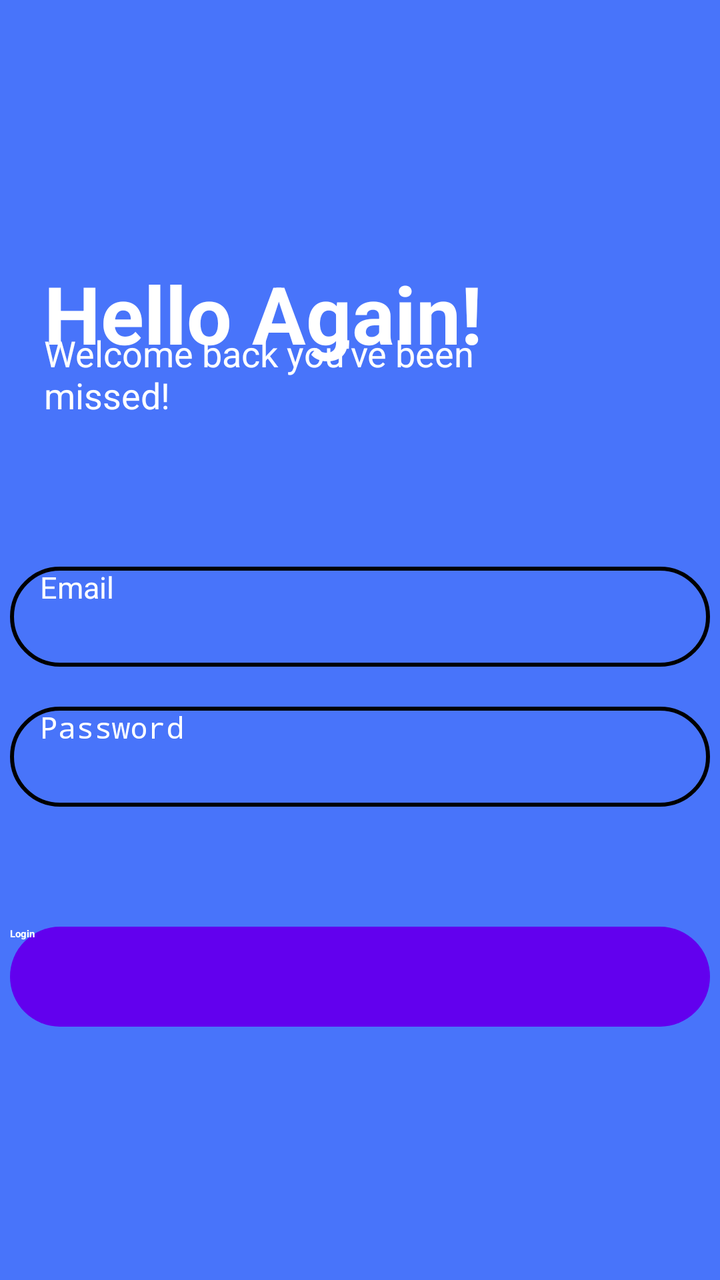
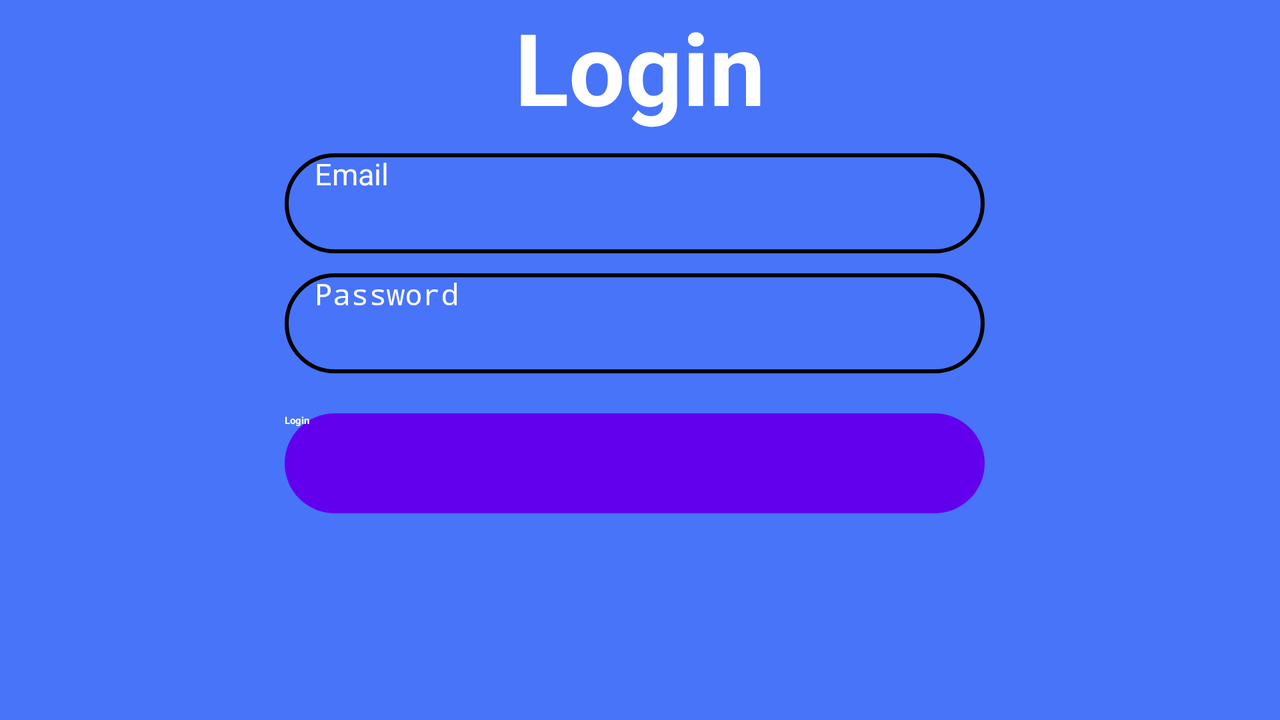

An Android layout and its configuration variant, each rendered on a device that would load it. The default file and the variant file are quoted in full after the pictures.
<!-- AndroidManifest.xml: application theme Theme.MyApplication -->
<!-- res/layout/activity_main.xml -->
<?xml version="1.0" encoding="utf-8"?>
<androidx.constraintlayout.widget.ConstraintLayout xmlns:android="http://schemas.android.com/apk/res/android"
    xmlns:app="http://schemas.android.com/apk/res-auto"
    xmlns:tools="http://schemas.android.com/tools"
    android:layout_width="match_parent"
    android:layout_height="match_parent"
    android:background="#4874FA"
    tools:context=".MainActivity">


    <TextView
        android:id="@+id/textView"
        android:layout_width="wrap_content"
        android:layout_height="wrap_content"
        android:layout_marginTop="130dp"
        android:text="Hello Again!"
        android:textColor="#FFFFFF"
        android:textSize="40sp"
        android:textStyle="bold"
        app:layout_constraintBottom_toBottomOf="parent"
        app:layout_constraintHorizontal_bias="0.156"
        app:layout_constraintLeft_toLeftOf="parent"
        app:layout_constraintRight_toRightOf="parent"
        app:layout_constraintTop_toTopOf="parent"
        app:layout_constraintVertical_bias="0.0" />

    <TextView
        android:id="@+id/textView2"
        android:layout_width="219dp"
        android:layout_height="45dp"
        android:text="Welcome back you've been missed!"
        android:textColor="@color/white"
        android:textSize="18sp"
        app:layout_constraintBottom_toBottomOf="parent"
        app:layout_constraintEnd_toEndOf="parent"
        app:layout_constraintHorizontal_bias="0.156"
        app:layout_constraintStart_toStartOf="parent"
        app:layout_constraintTop_toTopOf="parent"
        app:layout_constraintVertical_bias="0.276" />

    <EditText
        android:id="@+id/etPassword"
        android:layout_width="350dp"
        android:layout_height="50dp"
        android:layout_marginTop="20dp"
        android:background="@drawable/edit_text_bg"
        android:ems="10"
        android:hint="@string/password"
        android:importantForAutofill="no"
        android:inputType="textPassword"
        android:paddingStart="15dp"
        android:paddingEnd="15dp"
        android:textColor="#FFFFFF"
        android:textColorHint="@color/white"
        android:textSize="15sp"
        app:layout_constraintEnd_toEndOf="@+id/etEmail"
        app:layout_constraintHorizontal_bias="0"
        app:layout_constraintStart_toStartOf="@+id/etEmail"
        app:layout_constraintTop_toBottomOf="@+id/etEmail" />

    <EditText
        android:id="@+id/etEmail"
        android:layout_width="350dp"
        android:layout_height="50dp"
        android:layout_marginTop="100dp"
        android:autofillHints="your hint is here"
        android:background="@drawable/edit_text_bg"
        android:ems="10"
        android:hint="@string/email"
        android:inputType="textShortMessage|textPersonName|textEmailAddress"
        android:paddingStart="15dp"
        android:paddingEnd="15dp"
        android:textColor="#FFFFFF"
        android:textColorHint="@color/white"
        android:textSize="15sp"
        app:layout_constraintEnd_toEndOf="parent"
        app:layout_constraintHorizontal_bias="0.491"
        app:layout_constraintStart_toStartOf="parent"
        app:layout_constraintTop_toBottomOf="@+id/textView" />

    <ProgressBar
        android:id="@+id/Progressbar"
        android:layout_width="wrap_content"
        android:layout_height="wrap_content"
        android:layout_centerInParent="true"
        android:background="@drawable/progressbar_bg"
        android:elevation="5dp"
        android:padding="8dp"
        android:visibility="gone"
        app:layout_constraintBottom_toBottomOf="parent"
        app:layout_constraintEnd_toEndOf="parent"
        app:layout_constraintHorizontal_bias="0.5"
        app:layout_constraintStart_toStartOf="parent"
        app:layout_constraintTop_toTopOf="parent"
        app:layout_constraintVertical_bias="0.5" />

    <Button
        android:id="@+id/btnLogin"
        android:layout_width="350dp"
        android:layout_height="50dp"
        android:layout_marginTop="60dp"
        android:layout_marginBottom="30dp"
        android:background="@drawable/button_bg"
        android:text="@string/login"
        android:textColor="@color/white"
        android:textStyle="bold"
        app:layout_constraintBottom_toBottomOf="parent"
        app:layout_constraintEnd_toEndOf="@+id/etPassword"
        app:layout_constraintHorizontal_bias="0.0"
        app:layout_constraintStart_toStartOf="@+id/etPassword"
        app:layout_constraintTop_toBottomOf="@+id/etPassword"
        app:layout_constraintVertical_bias="0.0"
        tools:ignore="DuplicateSpeakableTextCheck,TextContrastCheck" />


</androidx.constraintlayout.widget.ConstraintLayout>
<!-- resources referenced by this layout -->
<resources>
  <!-- drawable button_bg (drawable) -->
  <?xml version="1.0" encoding="utf-8"?>
  <shape xmlns:android="http://schemas.android.com/apk/res/android">
  
      <corners android:radius="25dp"/>
  
      <solid android:color="@color/purple_500" />
  </shape>
  <!-- drawable edit_text_bg (drawable) -->
  <?xml version="1.0" encoding="utf-8"?>
  <shape xmlns:android="http://schemas.android.com/apk/res/android">
  
      <corners android:radius="25dp"/>
  
      <stroke android:width="2dp"
              android:color="@color/black"/>
  </shape>
  <!-- drawable progressbar_bg (drawable) -->
  <?xml version="1.0" encoding="utf-8"?>
  <shape xmlns:android="http://schemas.android.com/apk/res/android">
  
      <corners android:radius="100dp"/>
  
      <solid android:color="@color/black" />
  
  </shape>
  <string name="email">Email</string>
  <string name="login">Login</string>
  <string name="password">Password</string>
  <style name="Theme.MyApplication" parent="Theme.MaterialComponents.DayNight.DarkActionBar">
          
          <item name="colorPrimary">@color/purple_200</item>
          <item name="colorPrimaryVariant">@color/white</item>
          <item name="colorOnPrimary">@color/black</item>
          
          <item name="colorSecondary">@color/teal_200</item>
          <item name="colorSecondaryVariant">@color/teal_200</item>
          <item name="colorOnSecondary">#FFFFFF</item>
          
          <item name="android:statusBarColor" tools:targetApi="l">?attr/colorPrimaryVariant</item>
          
      </style>
</resources>
<!-- res/layout-land/activity_main.xml (the repository's variant of the layout above) -->
<!-- drawn on the phone turned sideways -->
<?xml version="1.0" encoding="utf-8"?>
<androidx.constraintlayout.widget.ConstraintLayout xmlns:android="http://schemas.android.com/apk/res/android"
    xmlns:app="http://schemas.android.com/apk/res-auto"
    xmlns:tools="http://schemas.android.com/tools"
    android:layout_width="match_parent"
    android:layout_height="match_parent"
    android:background="#4874FA"
    tools:context=".MainActivity">


    <TextView
        android:id="@+id/textView"
        android:layout_width="wrap_content"
        android:layout_height="wrap_content"
        android:text="@string/login"
        android:textColor="#FFFFFF"
        android:textSize="50sp"
        android:textStyle="bold"
        app:layout_constraintBottom_toBottomOf="parent"
        app:layout_constraintLeft_toLeftOf="parent"
        app:layout_constraintRight_toRightOf="parent"
        app:layout_constraintTop_toTopOf="parent"
        app:layout_constraintVertical_bias="0.0" />

    <EditText
        android:id="@+id/etPassword"
        android:layout_width="350dp"
        android:layout_height="50dp"
        android:layout_marginTop="10dp"
        android:background="@drawable/edit_text_bg"
        android:ems="10"
        android:hint="@string/password"
        android:importantForAutofill="no"
        android:inputType="textPassword"
        android:paddingStart="15dp"
        android:paddingEnd="15dp"
        android:textColor="#FFFFFF"
        android:textColorHint="@color/white"
        android:textSize="15sp"
        app:layout_constraintEnd_toEndOf="@+id/etEmail"
        app:layout_constraintHorizontal_bias="0"
        app:layout_constraintStart_toStartOf="@+id/etEmail"
        app:layout_constraintTop_toBottomOf="@+id/etEmail" />

    <EditText
        android:id="@+id/etEmail"
        android:layout_width="350dp"
        android:layout_height="50dp"
        android:layout_marginTop="10dp"
        android:autofillHints="your hint is here"
        android:background="@drawable/edit_text_bg"
        android:ems="10"
        android:hint="@string/email"
        android:inputType="textShortMessage|textPersonName|textEmailAddress"
        android:paddingStart="15dp"
        android:paddingEnd="15dp"
        android:textColor="#FFFFFF"
        android:textColorHint="@color/white"
        android:textSize="15sp"
        app:layout_constraintEnd_toEndOf="parent"
        app:layout_constraintHorizontal_bias="0.491"
        app:layout_constraintStart_toStartOf="parent"
        app:layout_constraintTop_toBottomOf="@+id/textView" />

    <ProgressBar
        android:id="@+id/Progressbar"
        android:layout_width="wrap_content"
        android:layout_height="wrap_content"
        android:layout_centerInParent="true"
        android:background="@drawable/progressbar_bg"
        android:elevation="5dp"
        android:padding="8dp"
        android:visibility="gone"
        app:layout_constraintBottom_toBottomOf="parent"
        app:layout_constraintEnd_toEndOf="parent"
        app:layout_constraintHorizontal_bias="0.5"
        app:layout_constraintStart_toStartOf="parent"
        app:layout_constraintTop_toTopOf="parent"
        app:layout_constraintVertical_bias="0.5" />

    <Button
        android:id="@+id/btnLogin"
        android:layout_width="350dp"
        android:layout_height="50dp"
        android:layout_marginTop="20dp"
        android:layout_marginBottom="30dp"
        android:background="@drawable/button_bg"
        android:text="@string/login"
        android:textColor="@color/white"
        android:textStyle="bold"
        app:layout_constraintBottom_toBottomOf="parent"
        app:layout_constraintEnd_toEndOf="@+id/etPassword"
        app:layout_constraintHorizontal_bias="0.0"
        app:layout_constraintStart_toStartOf="@+id/etPassword"
        app:layout_constraintTop_toBottomOf="@+id/etPassword"
        app:layout_constraintVertical_bias="0.0"
        tools:ignore="DuplicateSpeakableTextCheck,TextContrastCheck" />


</androidx.constraintlayout.widget.ConstraintLayout>
